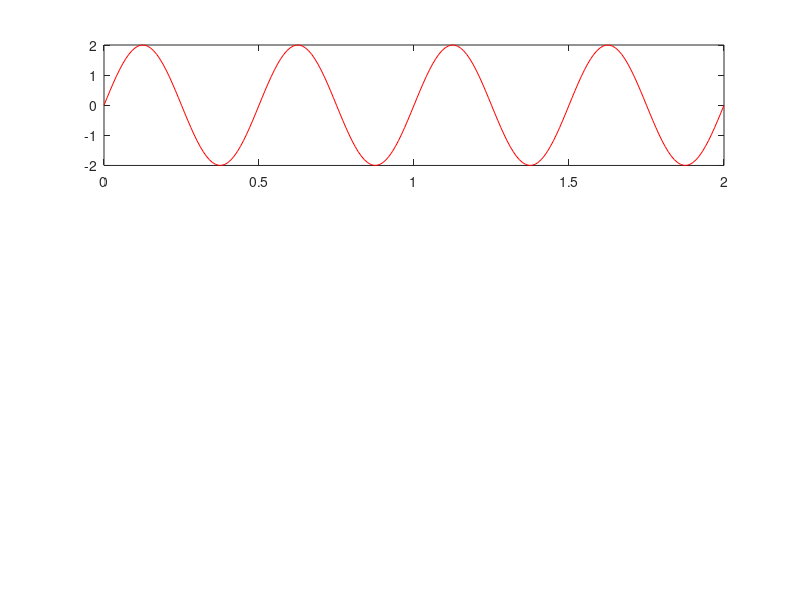

MATLAB code for this plot: (Note: this script raises an error after producing the figure.)
Ta = 0.01;

hold on


% Alinea A
t = 0:Ta:2;
ya = 2 * sin(4 * pi * t);

subplot(3, 1, 1)
% x(t) = 2 * sin(2pi * f0 * t), logo:
% f0 = 2;  T = 1/f0 = 1/2;   
p = plot(t, ya, 'r');
p(1).LineWidth = 2;

title('Alinea A');
xlabel('x');
ylabel('y');
axis([0 2 -2.5 2.5]);
legend("2 * sin(4 * pi * t)");


% Alinea B
yb = sin(10 * pi * t + pi / 2);

subplot(3, 1, 2)
p = plot(t, yb, 'g');
p(1).LineWidth = 2;

title('Alinea B');
xlabel('x');
ylabel('y');
axis([0 2 -2.5 2.5]);
legend("sin(10 * pi * t + pi / 2)");


% Alinea C
yc = sin(20 * pi * t + 70 * pi / 180) + sin(20 * pi * t + 200* pi / 180);

subplot(3, 1, 3)
p = plot(t, yc, 'b');
p(1).LineWidth = 2;

title('Alinea C');
xlabel('x');
ylabel('y');
axis([0 2 -2.5 2.5]);
legend("sin(20 * pi * t + 70 * pi / 180) + sin(20 * pi * t + 200* pi / 180)");

hold off

powerYa = powerVector(ya, Ta, 2)
powerYb = powerVector(yb, Ta, 5)
powerYc = powerVector(yc, Ta, 10)
